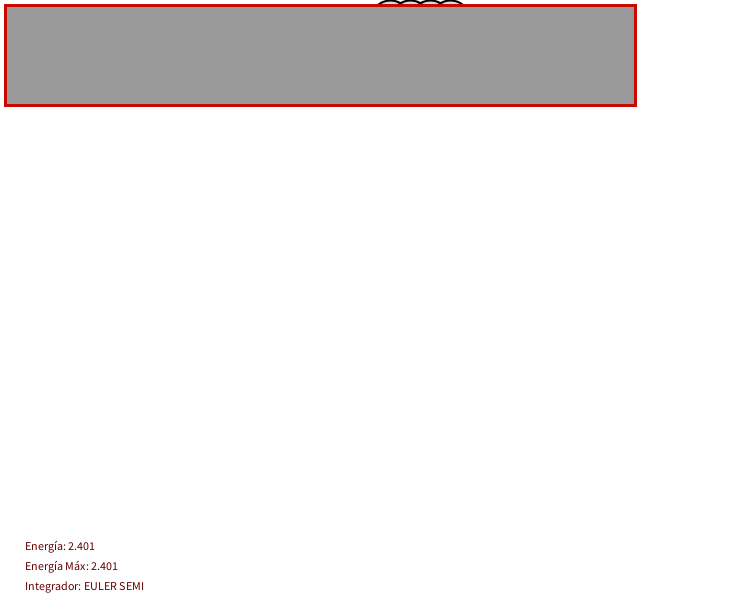
Frame 1 (no input)
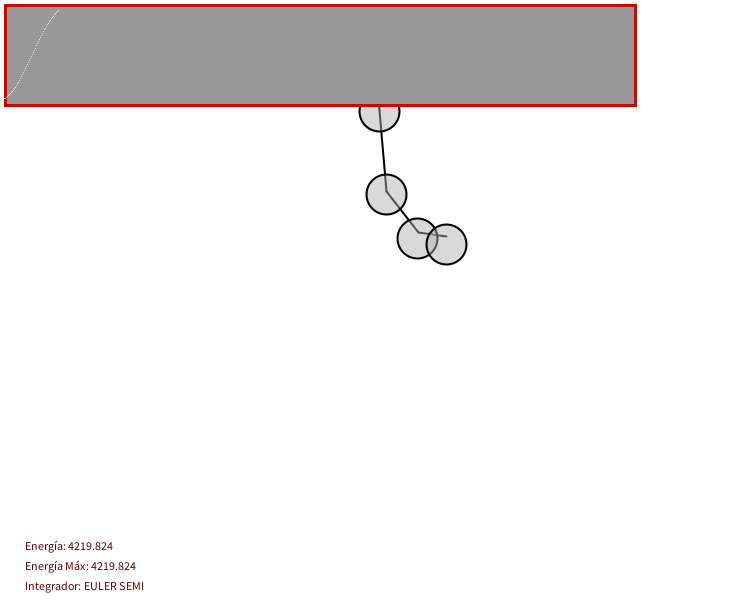
Frame 60 (the mouse pressed at the canvas centre just before this capture)
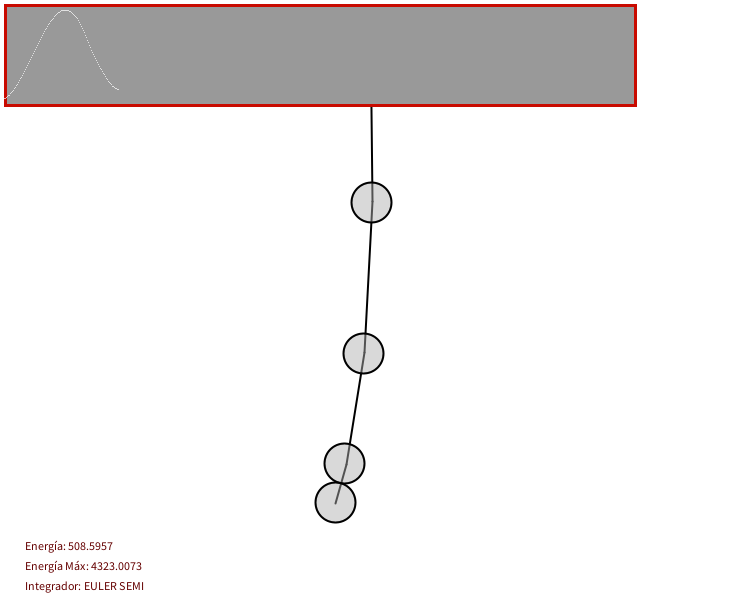
Frame 120 (the mouse held since frame 60 and released just before this capture)

The Processing sketch that drew these frames (run headless with seeded random() and noise(); from frame 60 on, the mouse is pressed at the canvas centre):

// Processing sketch: processing_150532
// ── processing_150532.pde


class Muelle { 

  // Desplazamiento
  PVector anchor = new PVector();

  // longitud de reposo y constante del muelle
  float len;
  float k = 0.52;
  
  Extremo a;
  Extremo b;

  // Constructor
  Muelle(Extremo a_, Extremo b_, int l) {
    a = a_;
    b = b_;
    len = l;
  } 

  // Calcular la fuerza del muelle y aplicarla a los extremos
  void update() {
    
    // Vectores para las fuerzas producidas
    PVector Fs_a = new PVector(0,0);
    PVector Fs_b = new PVector(0,0);
    PVector Fd_a = new PVector(0,0);
    PVector Fd_b = new PVector(0,0);
    PVector Fk_a = new PVector(0,0);
    PVector Fk_b = new PVector(0,0);
    
    anchor = PVector.sub(b.location, a.location);

    // Ley de Hooke 
        
    float mod_d = anchor.mag();
    
    float f = mod_d - len;
    
    anchor.normalize();
        
    // Extremo A
    Fs_a = PVector.mult(anchor, k*f);
    
    // Amortiguador
    Fd_a = PVector.mult(a.velocity, a.damping);
    
    // Ley de Hooke con amortiguación
    Fk_a = PVector.sub(Fs_a, Fd_a);
    
    
    // Extremo B
    Fs_b = PVector.mult(anchor, -k*f);
   
    // Amortiguador
    Fd_b = PVector.mult(b.velocity, b.damping);
    
    // Ley de Hooke con amortiguación
    Fk_b = PVector.sub(Fs_b, Fd_b);


    // Se aplica la fuerza a los extremos
    a.applyForce(Fk_a);
    b.applyForce(Fk_b);
    
  }
 
  void display() {
    strokeWeight(2);
    stroke(0);
    line(a.location.x, a.location.y, b.location.x, b.location.y);
  }
}

class Extremo { 
  PVector location;
  PVector velocity;
  PVector acceleration;
  PVector vel_ant_heun = new PVector(0,0);
  float mass = 20, dt = 0.5;
  PVector gravity;
  float Ec;
  
  // Arbitrary damping to simulate friction / drag 
  float damping = 0;
  
  PVector dragOffset;
  boolean dragging = false;

  
  Extremo(float x, float y) {
    location = new PVector(x,y);
    velocity = new PVector();
    acceleration = new PVector();
    dragOffset = new PVector();
    gravity = new PVector(0, 9.8);
  } 

  
  void update(int mode) { 
    
    applyForce(gravity);
    
    if(mode == 0) {
      // Integrador del método de Euler explicito
      
      location.x = location.x + velocity.x * dt;
      location.y = location.y + velocity.y * dt;
        
      velocity.x = velocity.x + acceleration.x * dt;
      velocity.y = velocity.y + acceleration.y * dt; 
    }
    else if(mode == 1) {
      // Euler semi
      
      velocity.x = velocity.x + acceleration.x * dt;
      velocity.y = velocity.y + acceleration.y * dt;
      
      location.x = location.x + velocity.x * dt;
      location.y = location.y + velocity.y * dt; 
    }
    else if(mode == 2) {
      // Heun
      
      velocity.x = velocity.x + acceleration.x * dt;
      velocity.y = velocity.y + acceleration.y * dt;
      
      velocity.x = ((velocity.x+vel_ant_heun.x)/2.0) + acceleration.x * dt;
      velocity.y = ((velocity.y+vel_ant_heun.y)/2.0) + acceleration.y * dt;
      
      location.x = location.x + velocity.x * dt;
      location.y = location.y + velocity.y * dt;
      
      // Se guarda la velocidad anterior para el calculo siguiente
      vel_ant_heun.x = velocity.x;
      vel_ant_heun.y = velocity.y;
    }
    else if(mode == 3) {
      //bRK2
      
      velocity.x = velocity.x + acceleration.x * (dt/2.0);
      velocity.y = velocity.y + acceleration.y * (dt/2.0); 
      
      location.x = location.x + velocity.x * (dt/2.0);
      location.y = location.y + velocity.y * (dt/2.0);
      
    }
      
      // Reseteamos a 0 la acc
      acceleration.set(0,0);
      
    
    // Ec = M/2 * V^2
    Ec = 0.5 * mass * pow(velocity.mag(),2);

  }

  // Newton's law: F = M * A
  void applyForce(PVector force) {
    PVector f = force.get();
    f.div(mass);
    acceleration.add(f);
  }


  // Draw
  void display() { 
    stroke(0);
    strokeWeight(2);
    fill(175,120);
    if (dragging) {
      fill(50);
    }
    ellipse(location.x,location.y,mass*2,mass*2);
  }

  // The methods below are for mouse interaction

  // This checks to see if we clicked on the mover
  void clicked(int mx, int my) {
    float d = dist(mx,my,location.x,location.y);
    if (d < mass) {
      dragging = true;
      dragOffset.x = location.x-mx;
      dragOffset.y = location.y-my;
    }
  }

  void stopDragging() {
    dragging = false;
  }

  void drag(int mx, int my) {
    if (dragging) {
      location.x = mx + dragOffset.x;
      location.y = my + dragOffset.y;
    }
  }
}

// Práctica 1 - Muelles Eduardo Castellanos 

final int EULER = 0;
final int EULER_SEMI = 1;
final int HEUN = 2;
final int RK2 = 3;
int tipo = 1;

// Extremos 
Extremo[] vExtr = new Extremo[5];
Muelle[] vMuelles = new Muelle[4];
final int Tam_Vent_X = 630, Tam_Vent_Y = 100;
float[] vE = new float[Tam_Vent_X];

int lmuelle = 20;
int t = 0;
float max = 0;
 
void setup() {
  size(740, 600);
  // Creación de objetos
  // El tercer parametro es la longitud en reposo/equilibrio 
  for (int i = 0; i < vExtr.length; i++) {
    vExtr[i] = new Extremo(width*0.5 + i*lmuelle, lmuelle);
  }
  for (int i = 0; i < vMuelles.length; i++) {
    vMuelles[i] = new Muelle(vExtr[i], vExtr[i+1], lmuelle);
  }
}

void draw() {
  background(255); 

  for (Muelle s : vMuelles) {
    s.update();
    s.display();
  }
 
  float Etotal = 0;
  for (int i = 1; i < vExtr.length; i++){
    vExtr[i].update(tipo);
    vExtr[i].display();
    vExtr[i].drag(mouseX, mouseY);
    Etotal+= vExtr[i].Ec ;
    if(max < Etotal)
     max = Etotal;
  }
  
  vE[t] = Etotal;
  plot_func(t);
  fill(100,0,0);
  text("Energía: "+vE[t], 25, 550);
  text("Energía Máx: "+max, 25, 570);
  t = (t + 1)%Tam_Vent_X;
  
  if (tipo == 0){
    tipo = EULER;
    text("Integrador: EULER", 25, 590);
  }
  else if (tipo == 1){
    tipo = EULER_SEMI;
    text("Integrador: EULER SEMI", 25, 590);
  }
  else if (tipo == 2){
    tipo = HEUN;
    text("Integrador: HEUN", 25, 590);
  }
  else if (tipo == 3){
    tipo = RK2;
    text("Integrador: RK2",25, 590);
  }
}

void mousePressed() {
  for (Extremo b : vExtr) {
    b.clicked(mouseX, mouseY);
  }
}

void mouseReleased() {
  for (Extremo b : vExtr) {
    b.stopDragging();
  }
}

void plot_func(int time)
{
  stroke(200, 10, 0);
  strokeWeight(3);
  fill(153);
  rect(5,5, Tam_Vent_X, Tam_Vent_Y);
  stroke(200, 210, 0);
  
  
  strokeWeight(1);
  stroke(255);
 
  for(int i=0;i<time;i++)
   point (i, Tam_Vent_Y - (vE[i]/max)*Tam_Vent_Y*0.9) ;
  
}
 
void keyPressed(){
  if (key == '1'){
    tipo = EULER;
  }
  else if (key == '2'){
    tipo = EULER_SEMI;
  }
  else if (key == '3'){
    tipo = HEUN;
  }
  else if (key == '4'){
    tipo = RK2;
  }
}
